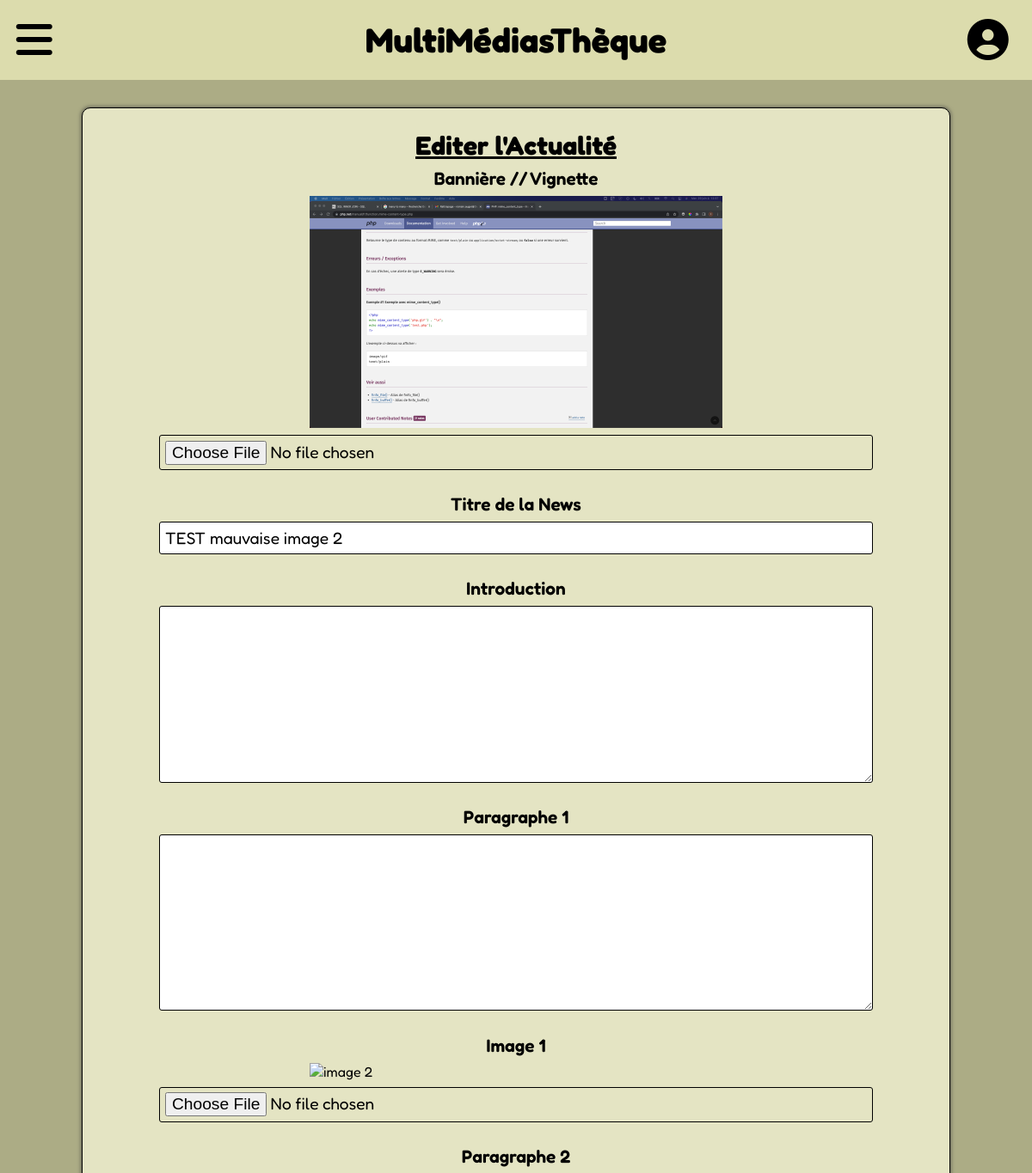
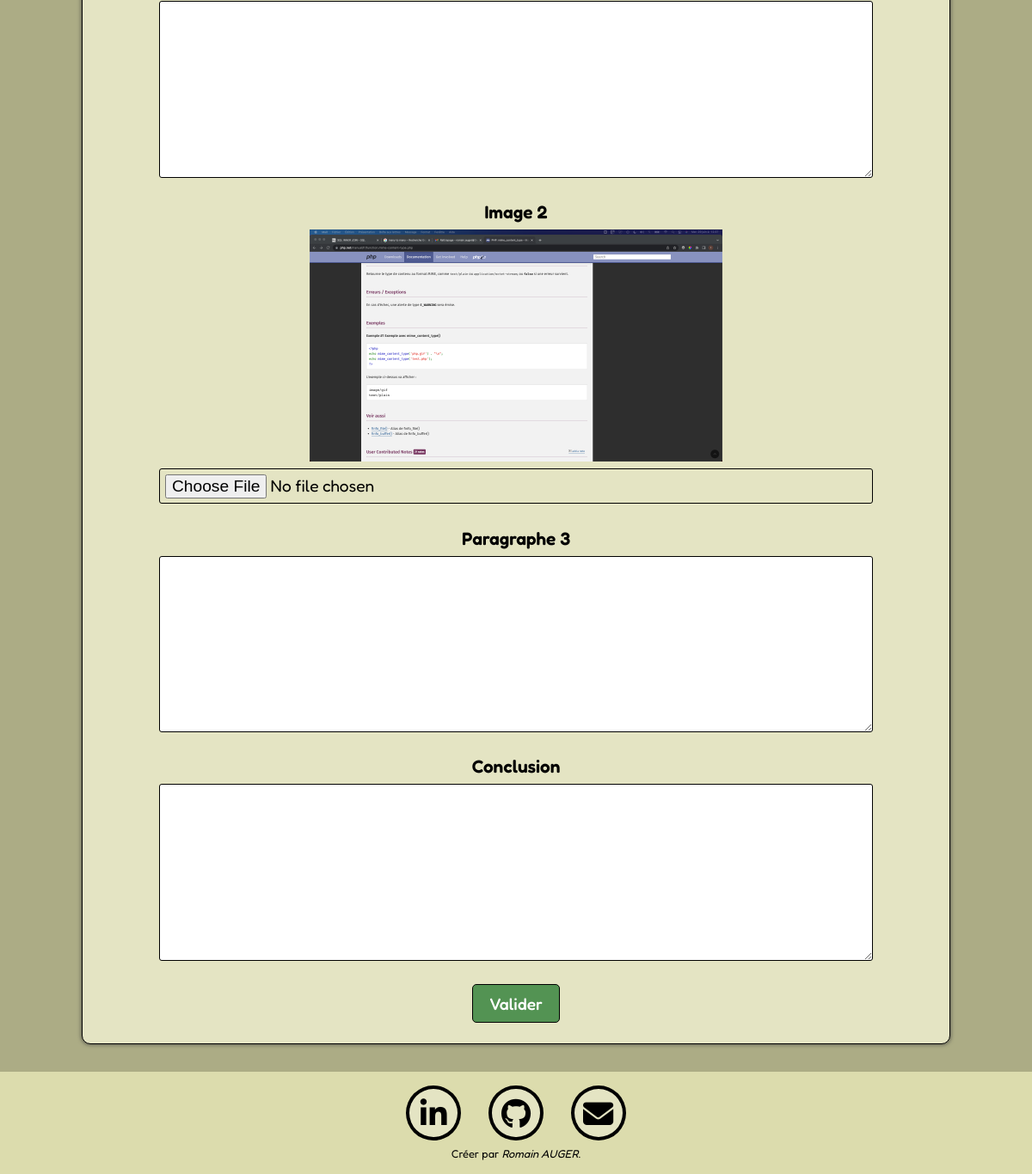
/index.php?page=new_edit&Id=48 (signed in), run on the app's committed database (2 pictures, top to bottom).
### tables this page shows
CREATE TABLE "News" (
	"Id"	INTEGER,
	"Image_1_name"	TEXT,
	"Image_1_path"	TEXT,
	"Title"	TEXT,
	"Introduction"	TEXT,
	"Paragraphe_1"	TEXT,
	"Image_2_name"	TEXT,
	"Image_2_path"	TEXT,
	"Paragraphe_2"	TEXT,
	"Image_3_name"	TEXT,
	"Image_3_path"	TEXT,
	"Paragraphe_3"	TEXT,
	"Conclusion"	TEXT,
	"Id_User"	TEXT,
	PRIMARY KEY("Id" AUTOINCREMENT)
);

### Controls/new_edit_controller.php (called while the page is built, shortened)
<?php
    $bddPDO = new PDO('sqlite:Private/DataBase/Project_Database.db');
    $bddPDO->setAttribute(PDO::ATTR_ERRMODE, PDO::ERRMODE_EXCEPTION);
    $NewsMana = new NewsManager($bddPDO);
    $edit_new = $NewsMana -> selectOneNews((int) $_GET["Id"]);
    require "Views/new_edit.php";
?>

### index.php (called while the page is built, shortened)
<?php
require "Models/News.php";
require "Models/NewsManager.php";
require "Views/layout.php";
?>

### Models/NewsManager.php (called while the page is built, shortened)
<?php
    class NewsManager{
        private $bddPDO;
        public function __construct(PDO $bddPDO) {
            $this->bddPDO = $bddPDO;
        }
        public function selectOneNews($Id){
            $query = $this->bddPDO->prepare("SELECT * FROM News WHERE Id = :Id");
            $query -> bindValue(":Id", (int) $Id);
            $query-> execute();
            $query->setFetchMode(PDO::FETCH_CLASS  | PDO::FETCH_PROPS_LATE, "News" );
            $select = $query->fetch();
            return $select;
        }
    }
?>

### Models/News.php (called while the page is built, shortened)
<?php
class News
 {
    private $errors = [],
    $Id,
    $Title,
    $Introduction,
    $Conclusion,
    $Paragraphe_1,
    $Paragraphe_2,
    $Paragraphe_3,
    $Image_1_name,
    $Image_2_name,
    $Image_3_name,
    $Image_1_path,
    $Image_2_path,
    $Image_3_path,
    $Id_User;
    public function getTitle(){
        return $this->Title;
    }
    public function getImage_1_path(){
        return $this->Image_1_path;
    }
    public function getImage_2_path(){
        return $this->Image_2_path;
    }
    public function getImage_3_path(){
        return $this->Image_3_path;
    }
}
?>

### Views/new_edit.php (the view)
<section class="formulaire">
    <form method="POST" enctype="multipart/form-data">
        <h1>Editer l'Actualité</h1>
        <label>Bannière // Vignette</label>
            <img src="<?= $edit_new->getImage_1_path(); ?>" alt="banniere">
            <input type="file" name="upload_1" class="upload">
        <label>Titre de la News</label>
            <input type="text" name="Titre_article" value="<?= $edit_new->getTitle(); ?>">
        <label>Introduction</label>
            <textarea name="introduction"><?= $edit_new->getIntroduction(); ?></textarea>
        <label>Paragraphe 1</label>
            <textarea name="paragraphe_1"><?= $edit_new->getParagraphe_1(); ?></textarea>
        <label>Image 1</label>
        <img src="<?= $edit_new->getImage_2_path(); ?>" alt="image 2">
            <input type="file" name="upload_2" class="upload">
        <label>Paragraphe 2</label>
            <textarea name="paragraphe_2"><?= $edit_new->getParagraphe_2(); ?></textarea>
        <label>Image 2</label>
        <img src="<?= $edit_new->getImage_3_path(); ?>" alt="image 3">
            <input type="file" name="upload_3" class="upload">
        <label>Paragraphe 3</label>
            <textarea name="paragraphe_3"><?= $edit_new->getParagraphe_3(); ?></textarea>
        <label>Conclusion</label>
            <textarea name="conclusion"><?= $edit_new->getConclusion(); ?></textarea>
        <button type="submit" name="submit">Valider</button>
    </form>
</section>

### Assets/Style/style.css (style rules this page uses)
:root { --template-background: rgb(220, 220, 173); --template-color: black; --template-border: black; --html-background: rgb(172, 172, 133); --list-color: rgb(68, 68, 68); --title-color: rgb(15, 15, 15); --home-article-color: rgb(228, 228, 195); --home-article-shadow: rgb(100, 100, 87); --article-title: white; --formulaire-title: black; --nav-background: rgb(237, 237, 203); --nav-color: rgb(70, 70, 70); --admin-list: whitesmoke; --admin-text-list: black; --chats: beige; --chats-text: black; --menu-background: beige; --menu-color: black; }
* { margin: 0; padding: 0; font-family: 'Fredoka'; }
html { width: 100%; min-height: 100vh; }
html body { width: 100%; min-height: 100vh; display: flex; flex-direction: column; justify-content: space-between; background-color: var(--html-background); }
.formulaire { position: relative; display: flex; flex-direction: column; justify-content: center; align-items: center; }
.formulaire form { display: flex; flex-direction: column; justify-content: center; align-items: center; gap: 0.5em; width: 80%; margin: 2em auto; padding: 1.5em; border-radius: 10px; border: 1px solid var(--template-border); background-color: var(--home-article-color); box-shadow: 0px 0px 4px 1px var(--home-article-shadow); }
.formulaire form input { width: 85%; border: 1px solid var(--template-border); border-radius: 3px; margin-bottom: 1em; }
.formulaire h1 { text-decoration: underline; color: var(--formulaire-title); }
.formulaire form label { font-weight: 600; font-size: 1rem; }
.formulaire form img { width: 100%; }
.formulaire form textarea { width: 85%; height:10em; border: 1px solid var(--template-border); border-radius: 3px; color: var(--nav-color); margin-bottom: 1em; }
.formulaire form button { width: fit-content; background-color: rgb(83, 147, 83); color: white; font-weight: 500; padding: 0.5em 1em; border: 1px solid black; border-radius: 5px; transition: 0.3s all ease; }
@media screen and (min-width: 600px) { .formulaire form input { font-size: 1.2rem; padding: 0.3em; } }
@media screen and (min-width: 600px) { .formulaire h1 { font-size: 1.7rem; } }
@media screen and (min-width: 600px) { .formulaire form label { font-size: 1.3rem; } }
@media screen and (min-width: 600px) { .formulaire form img { width: 50%; } }
@media screen and (min-width: 600px) { .formulaire form textarea { font-size: 1.2rem; padding: 0.3em; } }
@media screen and (min-width: 600px) { .formulaire form button { font-size: 1.2rem; } }
@media screen and (min-width: 1024px) { .formulaire h1 { font-size: 1.9rem; } }

### data on the page
news: Image_1_path (picture), Titre_article "TEST mauvaise image 2", Image_3_path (picture)
